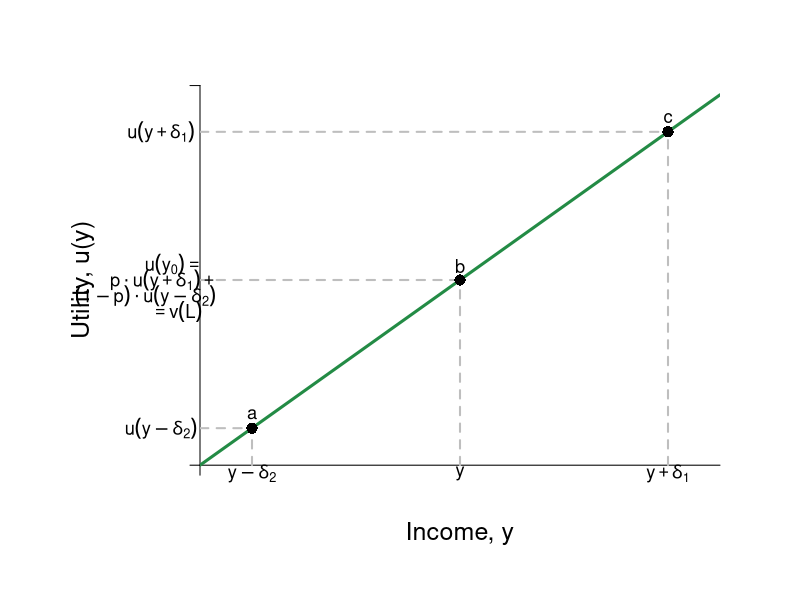

Here is the R script that generated this plot:
#Graph Designer(s): Simon Halliday & Riley Boeth '17 & Scott Cohn
#Authors: Bowles, Foley and Halliday
#Title: Coordination, Conflict and Competition: A Text in Microeconomics

library(shape)
pdf(file = "risk/risk_neutral_u.pdf", width = 10, height = 8)

#Set parameters for graphics
axislabelsize <- 1.5
labelsize <- 1.1
graphlinewidth <- 3
segmentlinewidth <- 2

COL <- c("#7fc97f", "#beaed4", "#fdc086", "#ffff99", "#386cb0", "#f0027f", "#bf5b17", "#666666")
COLA <- c("#e0f3db", "#99d8c9","#66c2a4","#41ae76", "#238b45", "#005824")
COLB <- c("#4eb3d3", "#2b8cbe", "#0868ac","#084081")

#Edited the margins to cater for the larger LHS labels
par(mar =  c(6, 10, 4, 4))

#Linear utility of wealth equation

LinearU <- function(x,y) {
  x
}


#Add limits on axes and levels of utility for each indifference curve
ylims <- c(0, 40)
xlims <- c(0, 40)

npts <- 501 
x <- seq(xlims[1], xlims[2], length.out = npts)
y <- seq(ylims[1], ylims[2], length.out = npts) 

plot(0, 0, xlim = xlims, ylim = ylims, type = "n",
     xlab = expression(paste("")),
     ylab = expression(paste("")), 
     xaxt = "n", 
     yaxt = "n", 
     cex.lab = axislabelsize, 
     bty = "n", 
     xaxs="i"#, 
     #yaxs="i"
)

#x and y limits with plain axes without ticks/numbers to match previous graph

ticksx <- seq(from = 0, to = xlims[2]+1, by = 41)
xlabels <- seq(from = 0, to = xlims[2], by = 1)
ticksy <- seq(from = 0, to = ylims[2]+1, by = 41)
ylabels <- seq(from = 0, to = ylims[2], by = 10)

axis(1,at = ticksx,  pos = 0, labels = FALSE)
axis(2,at = ticksy,  pos = 0, labels = FALSE, las = 1)

npts <- 500 
xx1 <- seq(xlims[1], xlims[2], length.out = npts)
xx2 <- seq(0, xlims[2], length.out = npts)
xx3 <- seq(xlims[1], 0, length.out = npts)
xx4 <- seq(-11, 0, length.out = npts)

#Axis labels and draw linear utility function
mtext(expression(paste("Income, y")), side = 1, line = 2.5, cex = axislabelsize)
text(-9, 0.5*ylims[2], expression(paste("Utility, u(y)")), xpd = TRUE, cex = axislabelsize, srt = 90) 

lines(xx1, LinearU(xx1, y), col = COLA[5], lwd = graphlinewidth)

#Label 3 points on line

text(4, 5.5, expression(paste("a")), cex = labelsize)
segments(4, 0, 4, 4, lty = 2, col = "gray", lwd = segmentlinewidth)
segments(0, 4, 4, 4, lty = 2, col = "gray", lwd = segmentlinewidth)
points(4, 4, pch = 16, col = "black", cex = 1.5)

text(20, 21.5, expression(paste("b")), cex = labelsize)
segments(20, 0, 20, 20, lty = 2, col = "gray", lwd = segmentlinewidth)
segments(0, 20, 20, 20, lty = 2, col = "gray", lwd = segmentlinewidth)
points(20, 20, pch = 16, col = "black", cex = 1.5)

text(36, 37.5, expression(paste("c")), cex = labelsize)
segments(36, 0, 36, 36, lty = 2, col = "gray", lwd = segmentlinewidth)
segments(0, 36, 36, 36, lty = 2, col = "gray", lwd = segmentlinewidth)
points(36, 36, pch = 16, col = "black", cex = 1.5)

#Label y-sub,x-sub,etc. on axes

text(36, -.9, expression(paste(y +  delta[1])), xpd = TRUE, cex = labelsize)
text(20, -.9, expression(paste(y)),  xpd = TRUE,  cex = labelsize)
text(4, -.9, expression(paste(y - delta[2])),  xpd = TRUE,  cex = labelsize)


text(-3, 36, expression(paste(u(y + delta[1]))), xpd = TRUE, cex = labelsize)
text(-2, 21.7, expression(paste(u(y[0]) == phantom())),  xpd = TRUE, cex = labelsize)
text(-2.8, 20, expression(paste(p%.%u(y + delta[1]) + phantom())),  xpd = TRUE, cex = labelsize)
text(-4.2, 18.3, expression(paste((1 - p)%.%u(y - delta[2]))),  xpd = TRUE, cex = labelsize)
text(-1.8, 16.6, expression(paste(phantom() == v(L))),  xpd = TRUE, cex = labelsize)
text(-3, 4, expression(paste(u(y - delta[2]))),  xpd = TRUE,  cex = labelsize)


dev.off()
